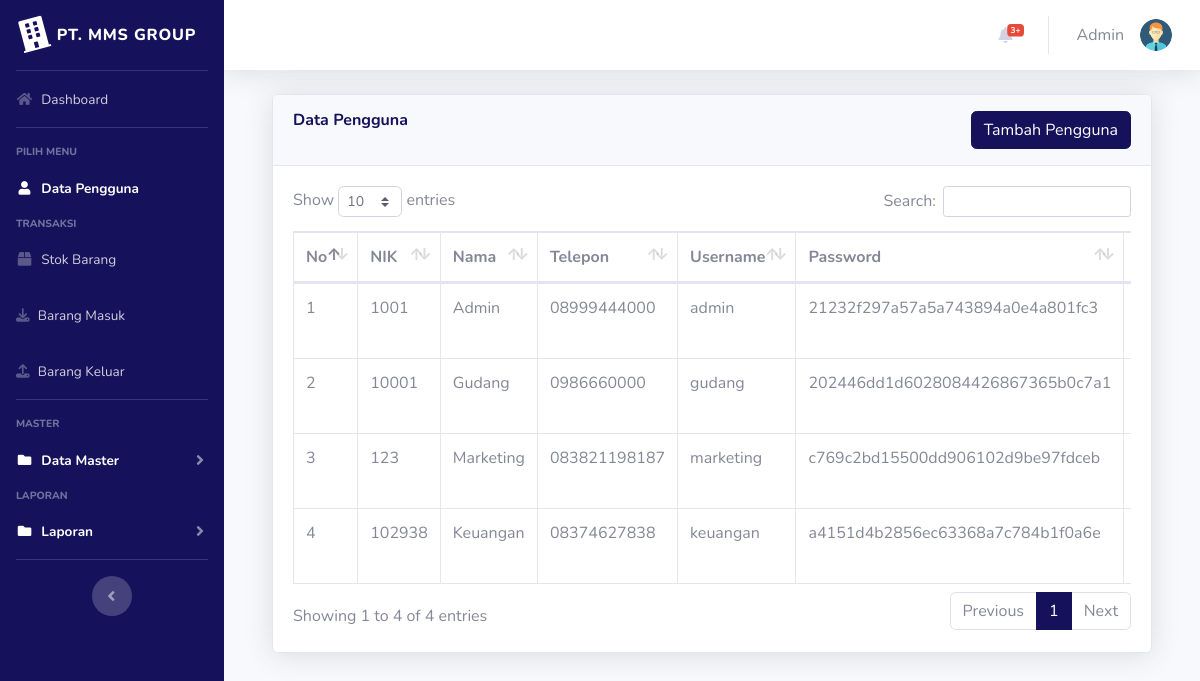
Page /index.php?page=pengguna (signed in) on the committed database.
### tables this page shows
CREATE TABLE `users` (
  `id` int(11) NOT NULL,
  `nik` varchar(10) NOT NULL,
  `nama` varchar(100) NOT NULL,
  `alamat` varchar(200) NOT NULL,
  `telepon` varchar(100) NOT NULL,
  `username` varchar(100) NOT NULL,
  `password` varchar(100) NOT NULL,
  `level` varchar(25) NOT NULL DEFAULT 'member',
  `foto` varchar(25) NOT NULL
);

### page/pengguna/pengguna.php (the view, shortened to what this page needs)
<div class="container-fluid">
  <div class="card shadow mb-4">
    <div class="card-header py-3" style="display: flex; justify-content: space-between;">
      <h6 class="m-0 font-weight-bold text-primary">Data Pengguna</h6>
      <a href="?page=pengguna&aksi=tambahpengguna" class="btn btn-primary" >Tambah Pengguna</a>
           </div>
           <div class="card-body">
             <div class="table-responsive">
               <table class="table table-bordered" id="dataTable" width="100%" cellspacing="0">
               <thead>
                                       <tr>
										<th>No</th>
										<th>NIK</th>
										<th>Nama</th>
										<th>Telepon</th>
										<th>Username</th>
                                           <th>Password</th>
                                           <th>Level</th>
                                       </tr>
									</thead>
                 <tbody>
                   <?php
								$no = 1;
								$sql = $koneksi->query("select * from users");
								while ($data = $sql->fetch_assoc()) {
								?>
                                       <tr>
                                           <td><?php echo $no++; ?></td>
										<td><?php echo $data['nik'] ?></td>
										<td><?php echo $data['nama'] ?></td>
										<td><?php echo $data['telepon'] ?></td>
                                           <td><?php echo $data['username'] ?></td>
										<td><?php echo $data['password'] ?></td>
										<td><?php echo $data['level'] ?></td>
                                       </tr>
								<?php }?>
									   </tbody>
                               </table>
             </div>
           </div>
         </div>
       </div>

### index.php (shortened to what this page needs)
<?php
$koneksi = new mysqli("127.0.0.1", "root", "", "inventori");
$current_page = isset($_GET['page']) ? $_GET['page'] : 'home';
?>
<!DOCTYPE html>
<html lang="en">
<head>
  <link rel="stylesheet" href="https://cdnjs.cloudflare.com/ajax/libs/font-awesome/6.7.2/css/all.min.css" />
  <link href="vendor/fontawesome-free/css/all.min.css" rel="stylesheet" type="text/css">
  <link href="css/sb-admin-2.min.css" rel="stylesheet">
  <link href="vendor/datatables/dataTables.bootstrap4.min.css" rel="stylesheet">
</head>
<body id="page-top">
  <div id="wrapper">
    <ul class="navbar-nav bg-primary sidebar sidebar-dark accordion" id="accordionSidebar">
      <a class="sidebar-brand d-flex align-items-center justify-content-center" href="index.php">
        <div class="sidebar-brand-icon rotate-n-15">
          <i class="fas fa-building"></i>
        </div>
        <div class="sidebar-brand-text mx-2">PT. MMS GROUP</div>
      </a>
      <hr class="sidebar-divider my-0">
      <?php
      if ($_SESSION['admin']) {
        $user = $_SESSION['admin'];
      }
      $sql = $koneksi->query("select * from users where id='$user'");
      $data = $sql->fetch_assoc();
      ?>
      <li class="nav-item <?php echo ($current_page == 'home') ? 'active' : ''; ?>">
        <a class="nav-link" href="?page=home">
          <i class="fas fa-fw fa-home"></i>
          <span>Dashboard</span></a>
      </li>
      <hr class="sidebar-divider">
      <div class="sidebar-heading">
        Pilih Menu
      </div>
      <li class="nav-item <?php echo ($current_page == 'pengguna') ? 'active' : ''; ?>">
        <a class="nav-link" href="?page=pengguna">
          <i class="fas fa-fw fa-user"></i>
          <span>Data Pengguna</span></a>
        </li>
        <div class="sidebar-heading">
          Transaksi
        </div>
        <li class="nav-item <?php echo ($current_page == 'gudang') ? 'active' : ''; ?>">
          <a class="nav-link" href="?page=gudang">
            <i class="fas fa-fw fa-box"></i>
            <span>Stok Barang</span></a>
          </li>
          <li class="nav-item <?php echo ($current_page == 'barangmasuk') ? 'active' : ''; ?>">
            <a class="nav-link" href="?page=barangmasuk">
              <i class="fa-solid fa-download"></i>
              <span>Barang Masuk</span></a>
            </li>
            <li class="nav-item <?php echo ($current_page == 'barangkeluar') ? 'active' : ''; ?>">
              <a class="nav-link" href="?page=barangkeluar">
                <i class="fa-solid fa-upload"></i>
                <span>Barang Keluar</span></a>
              </li>
              <hr class="sidebar-divider">
              <div class="sidebar-heading">
        Master
      </div>
      <li class="nav-item active">
        <a class="nav-link collapsed" href="#" data-toggle="collapse" data-target="#collapseData" aria-expanded="true" aria-controls="collapseData">
          <i class="fas fa-fw fa-folder"></i>
          <span>Data Master</span>
        </a>
      </li>
      <div class="sidebar-heading">
        Laporan
      </div>
      <li class="nav-item active">
        <a class="nav-link collapsed" href="#" data-toggle="collapse" data-target="#collapseLaporan" aria-expanded="true" aria-controls="collapseLaporan">
          <i class="fas fa-fw fa-folder"></i>
          <span>Laporan</span>
        </a>
      </li>
      <hr class="sidebar-divider d-none d-md-block">
      <div class="text-center d-none d-md-inline">
        <button class="rounded-circle border-0" id="sidebarToggle"></button>
      </div>
    </ul>
    <div id="content-wrapper" class="d-flex flex-column">
      <div id="content">
        <nav class="navbar navbar-expand navbar-light bg-white topbar mb-4 static-top shadow">
                    <ul class="navbar-nav ml-auto">
                        <li class="nav-item dropdown no-arrow mx-1">
                            <a class="nav-link dropdown-toggle" href="#" id="alertsDropdown" role="button"
                                data-toggle="dropdown" aria-haspopup="true" aria-expanded="false">
                                <i class="fas fa-bell fa-fw"></i>
                                <span class="badge badge-danger badge-counter">3+</span>
                            </a>
                        </li>
                        <li class="nav-item dropdown no-arrow">
                            <a class="nav-link dropdown-toggle" href="#" id="userDropdown" role="button"
                                data-toggle="dropdown" aria-haspopup="true" aria-expanded="false">
                                <span class="mr-3 d-none d-lg-inline text-gray-600"><?php echo  $data['nama']; ?></span>
                                <img class="img-profile rounded-circle"
                                    src="img/<?php echo $data['foto'] ?>">
                            </a>
                        </li>
                    </ul>
                </nav>
        <div class="container-fluid">
          <section class="content">
            <?php
            $page = $_GET['page'];
            $aksi = $_GET['aksi'];
            if ($page == "pengguna") {
              if ($aksi == "") {
                include "page/pengguna/pengguna.php";
              }
            }
            ?>
          </section>
        </div>
      </div>
    </div>
  </div>
</body>
</html>

### rows in the picture
users: nama "Admin", foto (picture), nik "1001", telepon "08999444000", username "admin", password "21232f297a57a5a743894a0e4a801fc3"
users: nik "10001", nama "Gudang", telepon "0986660000", username "gudang", password "202446dd1d6028084426867365b0c7a1"
users: nik "123", nama "Marketing", telepon "083821198187", username "marketing", password "c769c2bd15500dd906102d9be97fdceb"
users: nik "102938", nama "Keuangan", telepon "08374627838", username "keuangan", password "a4151d4b2856ec63368a7c784b1f0a6e"
